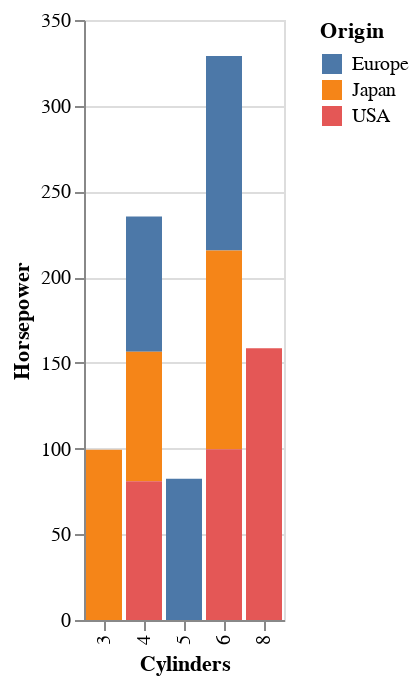

Write notebook code for a chart like this one.
### Markdown cell above
# 선택했을 때 레전드 유지 및 색깔 유지

### Code cell
origin_selector = alt.selection_point(fields=['Origin'], bind='legend')

chart_ap = (
    alt.Chart(chart_data_pdf)
        .transform_filter(origin_selector)
        .encode(
            x=alt.X('Cylinders:N'),
            y=alt.Y('Horsepower:Q'),
            color=alt.Color('Origin:N', scale=alt.Scale(domain=['Europe', 'Japan', 'USA']))
        )
        .mark_bar()
        .add_params(origin_selector)
)
chart_ap

### Figure 1 — Vega-Lite specification as saved in the notebook (floating-point values rounded to 4 significant figures)
{"config": {"view": {"continuousWidth": 300, "continuousHeight": 300}}, "data": {"name": "data-87f5eccea96ed0a4393f7c108430b551"}, "mark": {"type": "bar"}, "encoding": {"color": {"field": "Origin", "scale": {"domain": ["Europe", "Japan", "USA"]}, "type": "nominal"}, "x": {"field": "Cylinders", "type": "nominal"}, "y": {"field": "Horsepower", "type": "quantitative"}}, "params": [{"name": "param_7", "select": {"type": "point", "fields": ["Origin"]}, "bind": "legend"}], "transform": [{"filter": {"param": "param_7"}}], "$schema": "https://vega.github.io/schema/vega-lite/v5.14.1.json", "datasets": {"data-87f5eccea96ed0a4393f7c108430b551": [{"Origin": "Europe", "Cylinders": 4, "Horsepower": 78.91}, {"Origin": "Europe", "Cylinders": 5, "Horsepower": 82.33}, {"Origin": "Europe", "Cylinders": 6, "Horsepower": 113.5}, {"Origin": "Japan", "Cylinders": 3, "Horsepower": 99.25}, {"Origin": "Japan", "Cylinders": 4, "Horsepower": 75.58}, {"Origin": "Japan", "Cylinders": 6, "Horsepower": 115.8}, {"Origin": "USA", "Cylinders": 4, "Horsepower": 80.96}, {"Origin": "USA", "Cylinders": 6, "Horsepower": 99.67}, {"Origin": "USA", "Cylinders": 8, "Horsepower": 158.5}]}}
